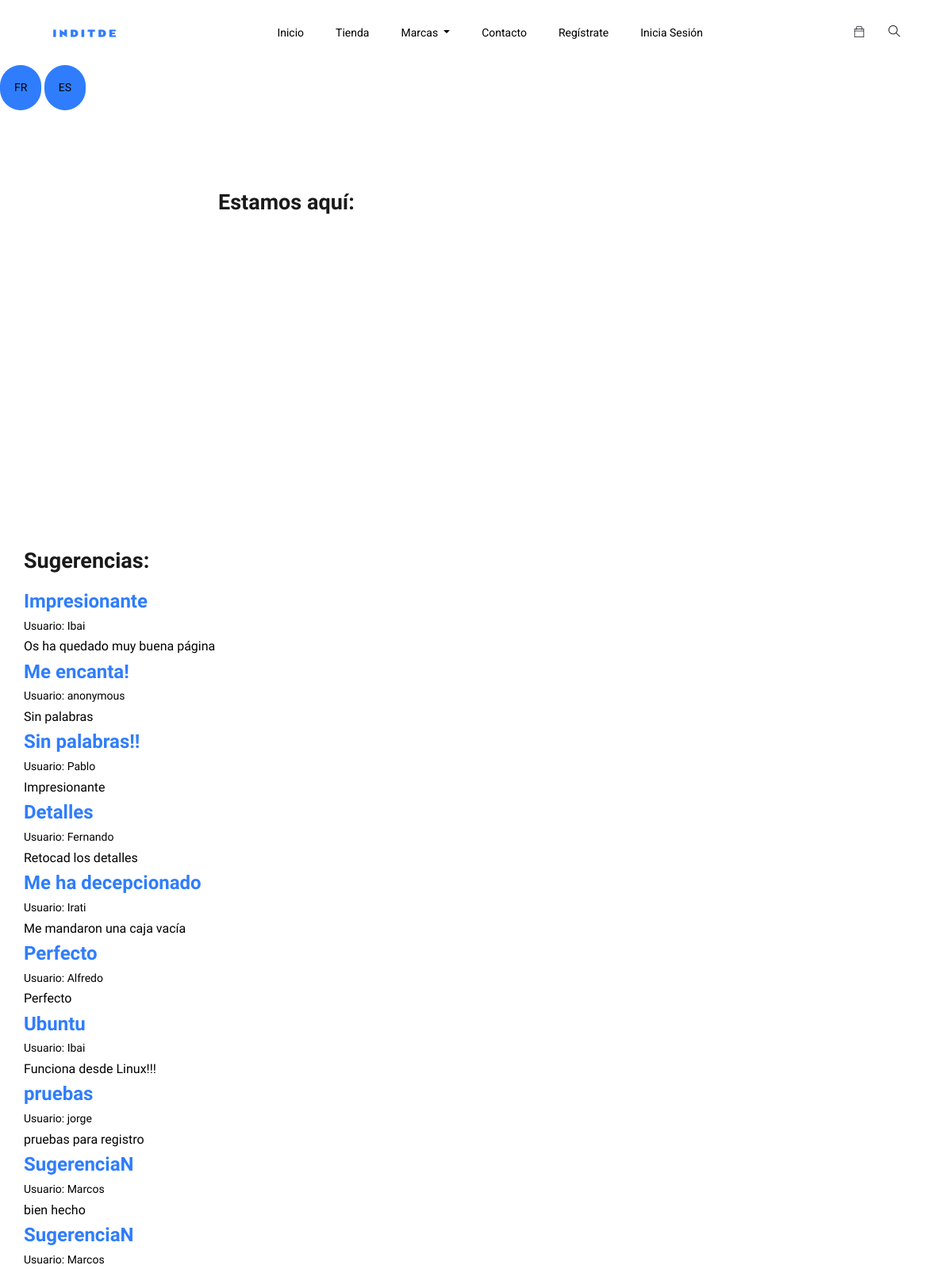
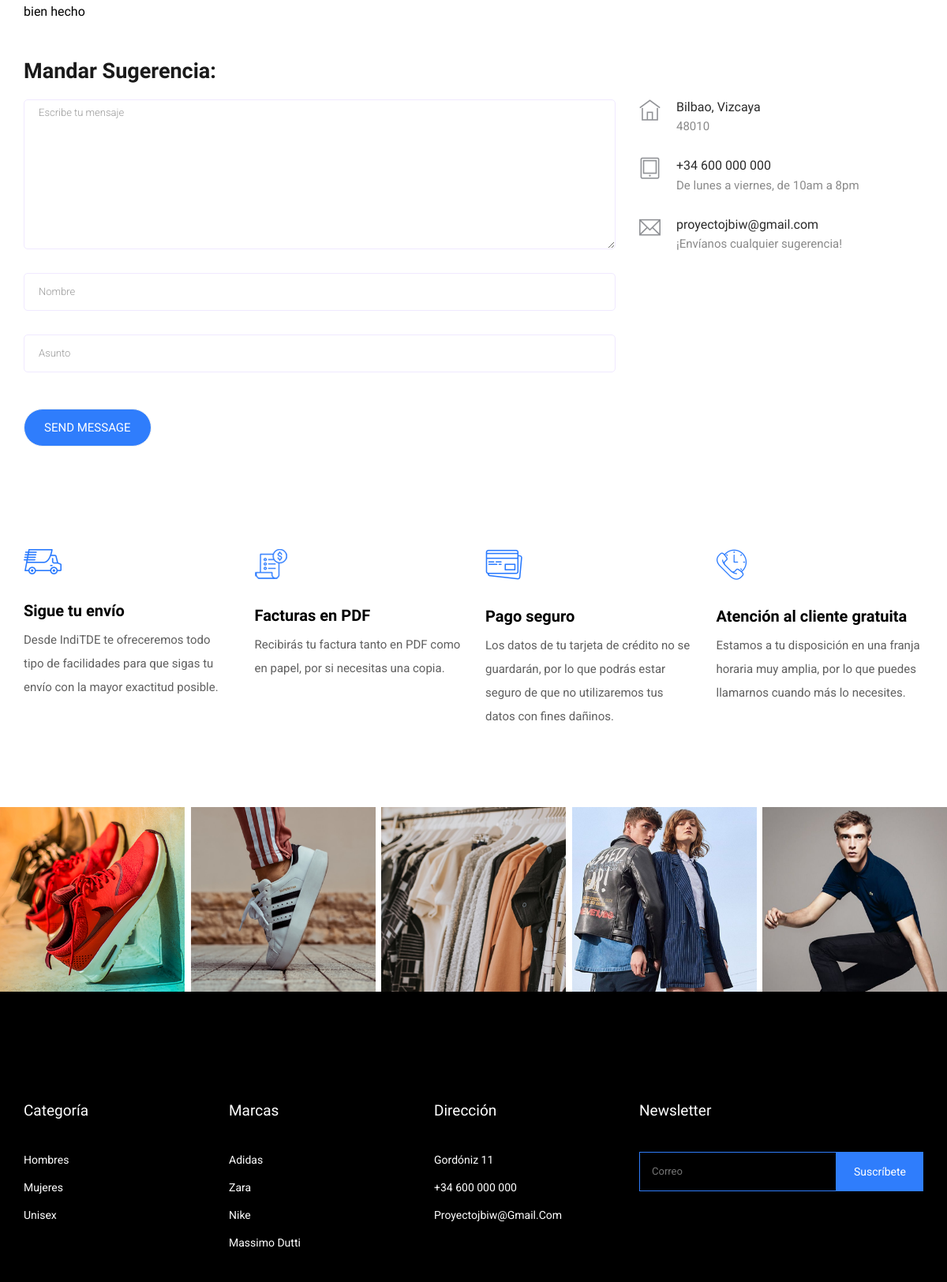
Page /contact/ on the committed database (2 pictures, top to bottom).
### appIndiTDE/models.py (models this page shows, shortened)
class Sugerencia(models.Model):
    nombre = models.CharField(max_length = 20, default="anonymous")
    titulo = models.CharField(max_length = 30)
    texto = models.CharField(max_length = 240)

class Marca(models.Model):
    id = models.CharField(max_length = 5, primary_key =True)
    nombre = models.CharField(max_length = 20)
    desc = models.TextField()
    descEn = models.TextField()
    logo = models.ImageField()

### appIndiTDE/views.py (the view, shortened to what this page needs)
# urls.py: path('contact/', views.contact, name = 'contact'),
def contact(request):
    msg = ""
    b = list(get_all_clothes())
    c = list(get_carro_completo())
    a = list(get_sugerencias())
    form = fSugerencia()
    context = {
        'sugerencias': a,
        'form': form,
        'marcas': get_all_brands(b),
        'mensage': msg,
    }
    if request.user.is_authenticated:
        user = request.user
        context['user'] = user
        context['carro'] = get_clothes_by_user(c, user)
    return render(request, 'inditde/contact.html', context)

### appIndiTDE/forms.py
class fSugerencia(forms.ModelForm):
    class Meta:
        model = Sugerencia
        fields = ('nombre', 'titulo', 'texto')
        widgets = {'nombre': forms.TextInput(),
                   'titulo': forms.TextInput(),
                   'texto': forms.TextInput()
                   }

### appIndiTDE/views.py (called while the page is built)
def get_all_clothes():
    ropas = Ropa.objects.all()
    return ropas

def get_carro_completo():
    carro = Carro.objects.all()
    return carro

def get_sugerencias():
    sugerencias = Sugerencia.objects.all()
    return sugerencias

def get_all_brands(ropas):
    my_brands = []
    for i in ropas:
        if i.marca not in my_brands:
            my_brands.append(i.marca)
    return my_brands

### appIndiTDE/templates/inditde/contact.html (shortened to what this page needs)
{% extends "inditde/base.html" %}
{% load static %}
{% load i18n %}
{% block head %}
<link href='https://api.mapbox.com/mapbox-gl-js/v1.4.1/mapbox-gl.css' rel='stylesheet' />
{% endblock %}
{% block content %}
<a href = "/fr/contact/"><button class="btn_5">Fr</button></a>
<a href = "/contact/"><button class="btn_5">Es</button></a>
<section class="contact-section padding_top">
  <h2 class="contact-title2">  {% trans 'Estamos aquí:' %}</h2>
  <div id='map' width="100%" style='height:400px'></div>
    <div class="container">
        <div class="row">
            <div class="col-12">
                <h2 class="contact-title">{% trans 'Sugerencias:'%}</h2>
            </div>
            {% for s in sugerencias %}
                <div class="col-lg-8">
                    <h3><b>{{s.titulo}}</b></h3>
                    <h6>{% trans "Usuario:" %} {{s.nombre}}</h6>
                    <h5>{{s.texto}}</h5>
                </div>
            {% endfor %}
        </div>
        <br><br>
        <div class="row">
            <div class="col-12">
                <h2 class="contact-title">{% trans 'Mandar Sugerencia:' %}</h2>
            </div>
            <div class="col-lg-8">
                <form class="form-contact contact_form" method="POST" name="fSugerencia" id="fSugerencia"
                      novalidate="novalidate">{% csrf_token %}
                    <div class="row">
                        <div class="col-12">
                            <div class="form-group">
                  <textarea class="form-control w-100" form="fSugerencia" name="texto" required id="id_texto" cols="30" rows="9"
                            onfocus="this.placeholder = ''" onblur="this.placeholder = 'Enter Message'"
                            placeholder='Escribe tu mensaje'></textarea>
                            </div>
                        </div>
                        <div class="col-12">
                            <div class="form-group">
                                <input class="form-control" name="nombre" form="fSugerencia" required id="id_nombre" type="text"
                                       onfocus="this.placeholder = ''"
                                       onblur="this.placeholder = 'Enter your name'" placeholder='Nombre'>
                            </div>
                        </div>
                        <div class="col-12">
                            <div class="form-group">
                                <input class="form-control" form="fSugerencia" name="titulo" required id="id_titulo" type="text"
                                       onfocus="this.placeholder = ''"
                                       onblur="this.placeholder = 'Enter Subject'" placeholder='Asunto'>
                            </div>
                        </div>
                    </div>
                    <div class="form-group mt-3">
                      <form action="{% url 'contact' %}" >
                        <input type="submit" class="btn_3 button-contactForm" value="Send Message"/>
                      </form>
                    </div>
                </form>
            </div>
            <div class="col-lg-4">
                <div class="media contact-info">
                    <span class="contact-info__icon"><i class="ti-home"></i></span>
                    <div class="media-body">
                        <h3>Bilbao, Vizcaya</h3>
                        <p>48010</p>
                    </div>
                </div>
                <div class="media contact-info">
                    <span class="contact-info__icon"><i class="ti-tablet"></i></span>
                    <div class="media-body">
                        <h3>+34 600 000 000</h3>
                        <p>{% trans 'De lunes a viernes, de 10am a 8pm' %}</p>
                    </div>
                </div>
                <div class="media contact-info">
                    <span class="contact-info__icon"><i class="ti-email"></i></span>
                    <div class="media-body">
                        <h3>proyectojbiw@gmail.com</h3>
                        <p>{% trans '¡Envíanos cualquier sugerencia!' %}</p>
                    </div>
                </div>
            </div>
        </div>
    </div>
</section>
{% endblock %}

### appIndiTDE/templates/inditde/base.html (shortened to what this page needs)
{% load static %}
{% load i18n %}
<!doctype html>
<html lang="zxx">
<head>
    <link rel="stylesheet" href="{% static 'css/bootstrap.min.css' %}">
    <link rel="stylesheet" href="{% static 'css/animate.css' %}">
    <link rel="stylesheet" href="{% static 'css/owl.carousel.min.css' %}">
    <link rel="stylesheet" href="{% static 'css/all.css' %}">
    <link rel="stylesheet" href="{% static 'css/flaticon.css' %}">
    <link rel="stylesheet" href="{% static 'css/themify-icons.css' %}">
    <link rel="stylesheet" href="{% static 'css/magnific-popup.css' %}">
    <link rel="stylesheet" href="{% static 'css/slick.css' %}">
    <link rel="stylesheet" href="{% static 'css/style.css' %}">
    {% block head%} {% endblock %}
</head>
<body class="bg-white">
<header class="main_menu home_menu">
    <div class="container-fluid">
        <div class="row align-items-center justify-content-center">
            <div class="col-lg-11">
                <nav class="navbar navbar-expand-lg navbar-light">
                    <a class="navbar-brand" href="/index/"> <img src="{% static 'img/logo.png'%}" alt="logo"> </a>
                    <div class="collapse navbar-collapse main-menu-item" id="navbarSupportedContent">
                        <ul class="navbar-nav">
                            <li class="nav-item">
                                <a class="nav-link" href="/index/">Inicio</a>
                            </li>
                            <li class="nav-item">
                                <a class="nav-link" href="/shop/">Tienda</a>
                            </li>
                            <li class="nav-item dropdown">
                                <a class="nav-link dropdown-toggle" href="blog.html" id="navbarDropdown_3"
                                   role="button" data-toggle="dropdown" aria-haspopup="true" aria-expanded="false">
                                    Marcas
                                </a>
                            </li>
                            <li class="nav-item">
                                <a class="nav-link" href="{% url 'contact' %}">Contacto</a>
                            </li>
                            {% if user.is_authenticated %}
                            {% else %}
                            <li class="nav-item">
                                <a class="nav-link" href="{% url 'register' %}">Regístrate</a>
                            </li>
                            <li class="nav-item">
                                <a class="nav-link" href="{% url 'login' %}">Inicia sesión</a>
                            </li>
                            {% endif %}
                        </ul>
                    </div>
                    <div class="hearer_icon d-flex">
                        <div class="dropdown cart">
                            <a class="dropdown-toggle" href="" id="navbarDropdown3" role="button"
                               data-toggle="dropdown" aria-haspopup="true" aria-expanded="false">
                                <a class="ti-bag"></a>
                            </a>
                        </div>
                        <a id="search_1" href="javascript:void(0)" onClick="TODO"><i class="ti-search"></i></a>
                    </div>
                </nav>
            </div>
        </div>
    </div>
</header>
{% block content %}
{% endblock %}
<section class="shipping_details section_padding">
    <div class="container">
        <div class="row">
            <div class="col-lg-3 col-sm-6">
                <div class="single_shopping_details">
                    <img src="{% static 'img/icon/icon_1.png'%}" alt="">
                    <h4>Sigue tu envío</h4>
                    <p>Desde IndiTDE te ofreceremos todo tipo de facilidades para que sigas tu envío con la mayor exactitud posible.</p>
                </div>
            </div>
            <div class="col-lg-3 col-sm-6">
                <div class="single_shopping_details">
                    <img src="{% static 'img/icon/icon_2.png'%}" alt="">
                    <h4>Facturas en PDF</h4>
                    <p>Recibirás tu factura tanto en PDF como en papel, por si necesitas una copia.</p>
                </div>
            </div>
            <div class="col-lg-3 col-sm-6">
                <div class="single_shopping_details">
                    <img src="{% static 'img/icon/icon_3.png' %}" alt="">
                    <h4>Pago seguro</h4>
                    <p>Los datos de tu tarjeta de crédito no se guardarán, por lo que podrás estar seguro de que no utilizaremos tus datos con fines dañinos.</p>
                </div>
            </div>
            <div class="col-lg-3 col-sm-6">
                <div class="single_shopping_details">
                    <img src="{% static 'img/icon/icon_4.png' %}" alt="">
                    <h4>Atención al cliente gratuita</h4>
                    <p>Estamos a tu disposición en una franja horaria muy amplia, por lo que puedes llamarnos cuando más lo necesites.</p>
                </div>
            </div>
        </div>
    </div>
</section>
<section class="instagram_photo">
    <div class="container-fluid">
        <div class="row">
            <div class="col-lg-12">
                <div class="instagram_photo_iner">
                    <div class="single_instgram_photo">
                        <img src="{% static 'img/instagram/inst_1.png' %}" alt="">
                    </div>
                    <div class="single_instgram_photo">
                        <img src="{% static 'img/instagram/inst_2.png' %}" alt="">
                    </div>
                    <div class="single_instgram_photo">
                        <img src="{% static 'img/instagram/inst_3.png' %}" alt="">
                    </div>
                    <div class="single_instgram_photo">
                        <img src="{% static 'img/instagram/inst_4.png' %}" alt="">
                    </div>
                    <div class="single_instgram_photo">
                        <img src="{% static 'img/instagram/inst_5.png' %}" alt="">
                    </div>
                </div>
            </div>
        </div>
    </div>
</section>
<footer class="footer_part">
    <div class="container">
        <div class="row justify-content-between">
            <div class="col-sm-6 col-lg-2">
                <div class="single_footer_part">
                    <h4>Categoría</h4>
                    <ul class="list-unstyled">
                        <li><a href="/shop/?genero=masculino">Hombres</a></li>
                        <li><a href="/shop/?genero=femenino">Mujeres</a></li>
                        <li><a href="/shop/?genero=unisex">Unisex</a></li>
                    </ul>
                </div>
            </div>
            <div class="col-sm-6 col-lg-2">
                <div class="single_footer_part">
                    <h4>Marcas</h4>
                    <ul class="list-unstyled">
                        {% for m in marcas%}
                        <li><a href="/shop/?marca={{m.id}}">{{m.nombre}}</a></li>
                        {% endfor %}
                    </ul>
                </div>
            </div>
            <div class="col-sm-6 col-lg-2">
                <div class="single_footer_part">
                    <h4>Dirección</h4>
                    <ul class="list-unstyled">
                        <li>
                            <a href="https://www.google.es/maps/place/Calle+de+Gord%C3%B3niz,+11,+48010+Bilbao,+Vizcaya/@43.2590363,-2.9413628,17z/data=!3m1!4b1!4m5!3m4!1s0xd4e5029970826f5:0xf5df8ca205cd24b7!8m2!3d43.2590324!4d-2.9391741?hl=es">Gordóniz
                                11</a></li>
                        <li><a href="tel:+34600000000">+34 600 000 000</a></li>
                        <li><span><a href="mailto:proyectojbiw@gmail.com">proyectojbiw@gmail.com</a></span></li>
                    </ul>
                </div>
            </div>
            {% if request.resolver_match.url_name == "contact" %}
            <div class="col-sm-6 col-lg-4">
                <div class="single_footer_part">
                    <h4>Newsletter</h4>
                    <div id="mc_embed_signup">
                        <section>
                            <form target="_blank" id="newsletter" method="post"
                                  class="subscribe_form relative mail_part">
                                <input type="email" name="email" id="newsletter-form-email" placeholder="Correo"
                                       class="placeholder hide-on-focus" onfocus="this.placeholder = ''"
                                       onblur="this.placeholder = 'Correo'">
                                <button type="submit" name="submit" id="newsletter-submit"
                                        class="email_icon newsletter-submit button-contactForm">Suscríbete
                                </button>
                            </form>
                        </section>
                    </div>
                </div>
            </div>
            {% endif %}
        </div>
    </div>
</footer>
</body>
</html>

### rows in the picture
Sugerencia: titulo "Impresionante", nombre "Ibai", texto "Os ha quedado muy buena página"
Sugerencia: titulo "Me encanta!", nombre "anonymous", texto "Sin palabras"
Sugerencia: titulo "Sin palabras!!", nombre "Pablo", texto "Impresionante"
Sugerencia: titulo "Detalles", nombre "Fernando", texto "Retocad los detalles"
Sugerencia: titulo "Me ha decepcionado", nombre "Irati", texto "Me mandaron una caja vacía"
Sugerencia: titulo "Perfecto", nombre "Alfredo", texto "Perfecto"
Sugerencia: titulo "Ubuntu", nombre "Ibai", texto "Funciona desde Linux!!!"
Sugerencia: titulo "pruebas", nombre "jorge", texto "pruebas para registro"
Sugerencia: titulo "SugerenciaN", nombre "Marcos", texto "bien hecho"
Sugerencia: titulo "SugerenciaN", nombre "Marcos", texto "bien hecho"
Marca: nombre "Adidas"
Marca: nombre "Zara"
Marca: nombre "Nike"
Marca: nombre "Massimo Dutti"
